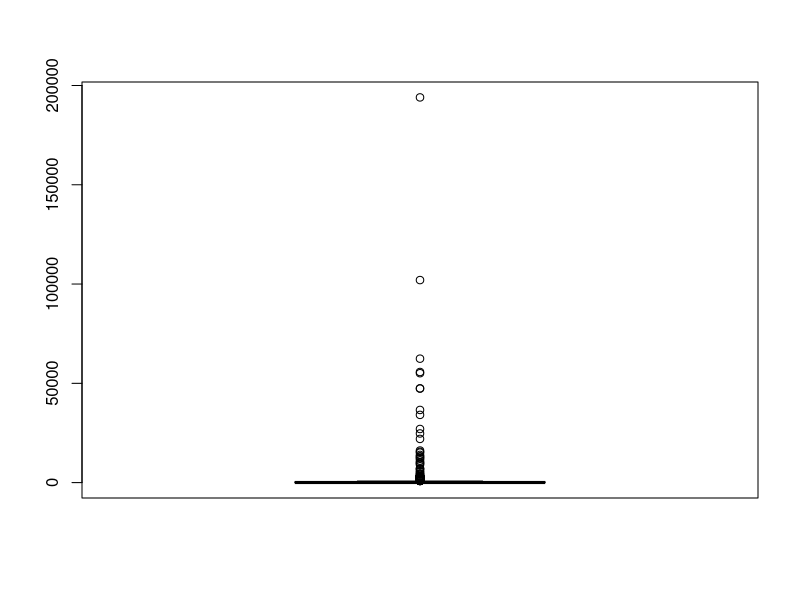

Write the R code that produced this figure.
## ---- chunk 1
knitr::opts_chunk$set(echo = TRUE)
print(getwd())
## ---- chunk 2
#Captura
cites <- read.csv("cites_2021_original.csv", header = TRUE)
head(cites)
summary(cites)
## ---- chunk 3
#Detección de nulos/vacíos
#sapply(cites, function(x) sum(is.na(x))) # NA
sapply(cites, function(x) sum(x=="")) #Si es vacio
#sapply(cites, function(x) sum(x==" ")) # Si no es vacio, aunque tiene un espacio
## ---- chunk 4
#Declaramos los nuevas columnas que utilizaremos
auxNumber <- c()
auxType <- c()
#Según el si el campo de importación/exportación está vacío o no,
#vamos creando el vector según convenga
for (i in 1:nrow(cites)) {
  if(!is.na(cites$Importer.reported.quantity[i])){
    auxNumber[i] <- cites$Importer.reported.quantity[i]
    auxType[i] <- "Imported"
  }else if(!is.na(cites$Exporter.reported.quantity[i])){
    auxNumber[i] <- cites$Exporter.reported.quantity[i]
    auxType[i] <- "Exported"
  }
}
#Asignamos las nuevas columnas al dataset
cites$Exportation.type <- auxType
cites$Exportation.number <- auxNumber
## ---- chunk 5
#Creación de boxplot para detección de outliers
boxplot(cites$Exportation.number)
boxplot.stats(cites$Exportation.number)$out
## ---- chunk 6
#Duplicados
cites[duplicated(cites),]
dim(cites)
## ---- chunk 7
#Eliminar duplicados
cites = unique(cites)
dim(cites)
## ---- chunk 8
#Eliminamos las columnas que ya no nos interesan
cites$Origin <- NULL
cites$Importer.reported.quantity <- NULL
cites$Exporter.reported.quantity <- NULL
## ---- chunk 9
#Añadir nivel Not applied a Unit, Class, Source and Genus
levels(cites$Unit) <- c(levels(cites$Unit), "Not applied")
levels(cites$Class) <- c(levels(cites$Class), "Not applied")
levels(cites$Source) <- c(levels(cites$Source), "Not applied")
levels(cites$Genus) <- c(levels(cites$Genus), "Not applied")
levels(cites$Purpose) <- c(levels(cites$Purpose), "Not applied")

## ---- chunk 10
#sustición de cadena vacía por "Not applied"
for (i in 1:nrow(cites)) {
  for(j in 1:ncol(cites)){
    if((cites[i,j]=="")){
      cites[i,j] <- "Not applied"
    }
  }
}
